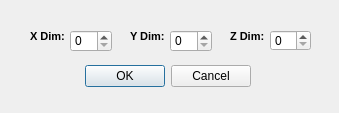
<?xml version="1.0" encoding="UTF-8"?>
<ui version="4.0">
 <class>setdimension</class>
 <widget class="QDialog" name="setdimension">
  <property name="geometry">
   <rect>
    <x>0</x>
    <y>0</y>
    <width>339</width>
    <height>113</height>
   </rect>
  </property>
  <property name="windowTitle">
   <string>Dialog</string>
  </property>
  <widget class="QDialogButtonBox" name="buttonBox">
   <property name="geometry">
    <rect>
     <x>-90</x>
     <y>60</y>
     <width>341</width>
     <height>32</height>
    </rect>
   </property>
   <property name="orientation">
    <enum>Qt::Horizontal</enum>
   </property>
   <property name="standardButtons">
    <set>QDialogButtonBox::Cancel|QDialogButtonBox::Ok</set>
   </property>
  </widget>
  <widget class="QLabel" name="label">
   <property name="geometry">
    <rect>
     <x>30</x>
     <y>30</y>
     <width>47</width>
     <height>13</height>
    </rect>
   </property>
   <property name="font">
    <font>
     <pointsize>8</pointsize>
     <weight>75</weight>
     <bold>true</bold>
    </font>
   </property>
   <property name="text">
    <string>X Dim:</string>
   </property>
  </widget>
  <widget class="QLabel" name="label_2">
   <property name="geometry">
    <rect>
     <x>130</x>
     <y>30</y>
     <width>47</width>
     <height>13</height>
    </rect>
   </property>
   <property name="font">
    <font>
     <pointsize>8</pointsize>
     <weight>75</weight>
     <bold>true</bold>
    </font>
   </property>
   <property name="text">
    <string>Y Dim:</string>
   </property>
  </widget>
  <widget class="QLabel" name="label_3">
   <property name="geometry">
    <rect>
     <x>230</x>
     <y>30</y>
     <width>47</width>
     <height>13</height>
    </rect>
   </property>
   <property name="font">
    <font>
     <pointsize>8</pointsize>
     <weight>75</weight>
     <bold>true</bold>
    </font>
   </property>
   <property name="text">
    <string>Z Dim:</string>
   </property>
  </widget>
  <widget class="QSpinBox" name="sp_xdim">
   <property name="geometry">
    <rect>
     <x>70</x>
     <y>30</y>
     <width>42</width>
     <height>22</height>
    </rect>
   </property>
  </widget>
  <widget class="QSpinBox" name="sp_ydim">
   <property name="geometry">
    <rect>
     <x>170</x>
     <y>30</y>
     <width>42</width>
     <height>22</height>
    </rect>
   </property>
  </widget>
  <widget class="QSpinBox" name="sp_zdim">
   <property name="geometry">
    <rect>
     <x>270</x>
     <y>30</y>
     <width>41</width>
     <height>21</height>
    </rect>
   </property>
  </widget>
 </widget>
 <resources/>
 <connections>
  <connection>
   <sender>buttonBox</sender>
   <signal>accepted()</signal>
   <receiver>setdimension</receiver>
   <slot>accept()</slot>
   <hints>
    <hint type="sourcelabel">
     <x>248</x>
     <y>254</y>
    </hint>
    <hint type="destinationlabel">
     <x>157</x>
     <y>274</y>
    </hint>
   </hints>
  </connection>
  <connection>
   <sender>buttonBox</sender>
   <signal>rejected()</signal>
   <receiver>setdimension</receiver>
   <slot>reject()</slot>
   <hints>
    <hint type="sourcelabel">
     <x>316</x>
     <y>260</y>
    </hint>
    <hint type="destinationlabel">
     <x>286</x>
     <y>274</y>
    </hint>
   </hints>
  </connection>
 </connections>
</ui>
